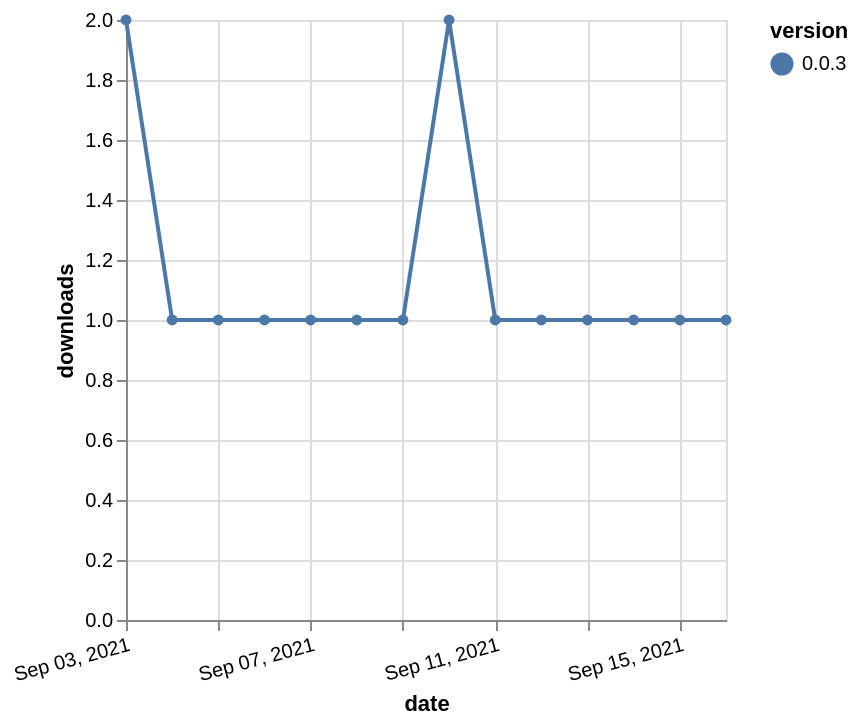

Here is the Vega-Lite specification saved for this chart:
### Vega-Lite specification from a JSON file in a GitHub repository (floating-point values rounded to 4 significant figures)
{"$schema": "https://vega.github.io/schema/vega-lite/v5.json", "description": "A simple bar chart with embedded data.", "data": {"values": [{"date": "2021-09-03", "total": 93, "delta": 2, "version": "0.0.3"}, {"date": "2021-09-04", "total": 94, "delta": 1, "version": "0.0.3"}, {"date": "2021-09-05", "total": 95, "delta": 1, "version": "0.0.3"}, {"date": "2021-09-06", "total": 96, "delta": 1, "version": "0.0.3"}, {"date": "2021-09-07", "total": 97, "delta": 1, "version": "0.0.3"}, {"date": "2021-09-08", "total": 98, "delta": 1, "version": "0.0.3"}, {"date": "2021-09-09", "total": 99, "delta": 1, "version": "0.0.3"}, {"date": "2021-09-10", "total": 101, "delta": 2, "version": "0.0.3"}, {"date": "2021-09-11", "total": 102, "delta": 1, "version": "0.0.3"}, {"date": "2021-09-12", "total": 103, "delta": 1, "version": "0.0.3"}, {"date": "2021-09-13", "total": 104, "delta": 1, "version": "0.0.3"}, {"date": "2021-09-14", "total": 105, "delta": 1, "version": "0.0.3"}, {"date": "2021-09-15", "total": 106, "delta": 1, "version": "0.0.3"}, {"date": "2021-09-16", "total": 107, "delta": 1, "version": "0.0.3"}]}, "width": "container", "mark": {"type": "line", "point": {"filled": true}}, "encoding": {"x": {"field": "date", "type": "temporal", "timeUnit": "yearmonthdate", "title": "date", "axis": {"labelAngle": -15}}, "y": {"field": "delta", "type": "quantitative", "title": "downloads"}, "color": {"field": "version", "type": "nominal"}, "tooltip": {"field": "delta"}}}
